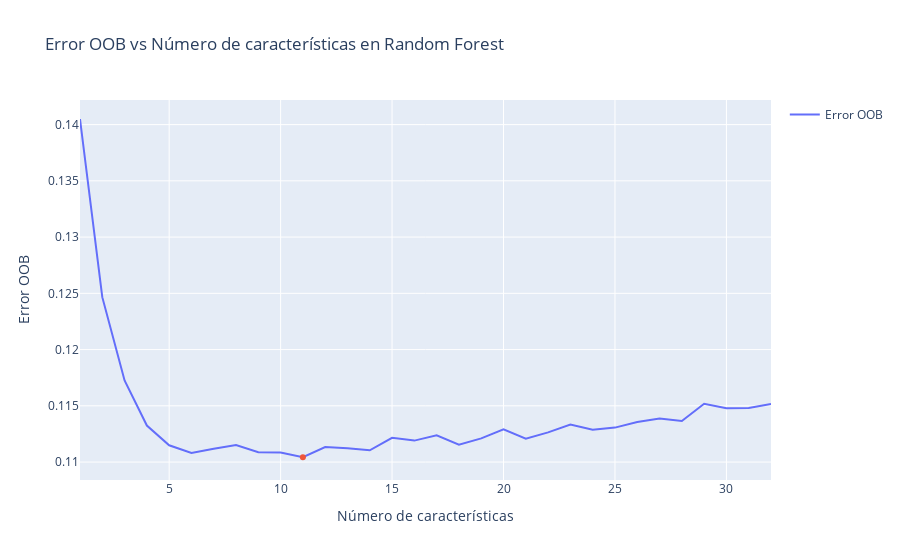

The notebook cell this image was saved under:
### Markdown cell above
### 3.3.3. N° de variables (columnas)

### Code cell
# Definir el rango de número de características a considerar
feature_range = range(1, len(X_RF.columns) + 1)

# Inicializar lista para almacenar los errores OOB
oob_errors = []

# Iterar sobre el rango de número de características
for n_features in feature_range:
    rf_model = RandomForestRegressor(criterion="squared_error",n_estimators=300, max_depth=None, min_samples_split=2, min_samples_leaf=1, max_features=n_features, bootstrap=True, oob_score=True, random_state=42)
    rf_model.fit(X_RF, y_RF)
    oob_errors.append(1 - rf_model.oob_score_)

# Encontrar el número de características con el menor error OOB
best_num_features = feature_range[np.argmin(oob_errors)]

# Crear figura interactiva
fig = go.Figure()

# Agregar el gráfico de línea
fig.add_trace(go.Scatter(x=list(feature_range), y=oob_errors, mode='lines', name='Error OOB'))

# Añadir marcador en el punto más bajo de Y
fig.add_trace(go.Scatter(x=[best_num_features], y=[min(oob_errors)], mode='markers', name='Mínimo error OOB',
                         text=[f'Mínimo error OOB con {best_num_features} características'], showlegend=False))

# Actualizar diseño del gráfico
fig.update_layout(title='Error OOB vs Número de características en Random Forest',
                   xaxis_title='Número de características',
                   yaxis_title='Error OOB')

# Mostrar gráfico interactivo
fig.show()

### Figure 1 — Plotly figure (JSON) as saved in the notebook; plotly's stock layout.template omitted (floating-point values rounded to 4 significant figures)
{"data": [{"mode": "lines", "name": "Error OOB", "type": "scatter", "x": [1, 2, 3, 4, 5, 6, 7, 8, 9, 10, 11, 12, 13, 14, 15, 16, 17, 18, 19, 20, 21, 22, 23, 24, 25, 26, 27, 28, 29, 30, 31, 32], "y": [0.1405, 0.1247, 0.1173, 0.1132, 0.1115, 0.1108, 0.1112, 0.1115, 0.1109, 0.1109, 0.1104, 0.1113, 0.1112, 0.111, 0.1122, 0.1119, 0.1124, 0.1116, 0.1121, 0.1129, 0.1121, 0.1126, 0.1133, 0.1129, 0.1131, 0.1136, 0.1139, 0.1136, 0.1152, 0.1148, 0.1148, 0.1152]}, {"mode": "markers", "name": "Mínimo error OOB", "showlegend": false, "text": ["Mínimo error OOB con 11 características"], "type": "scatter", "x": [11], "y": [0.1104]}], "layout": {"autosize": true, "title": {"text": "Error OOB vs Número de características en Random Forest"}, "xaxis": {"autorange": true, "range": [1, 32], "title": {"text": "Número de características"}, "type": "linear"}, "yaxis": {"autorange": true, "range": [0.108, 0.1422], "title": {"text": "Error OOB"}, "type": "linear"}}}
